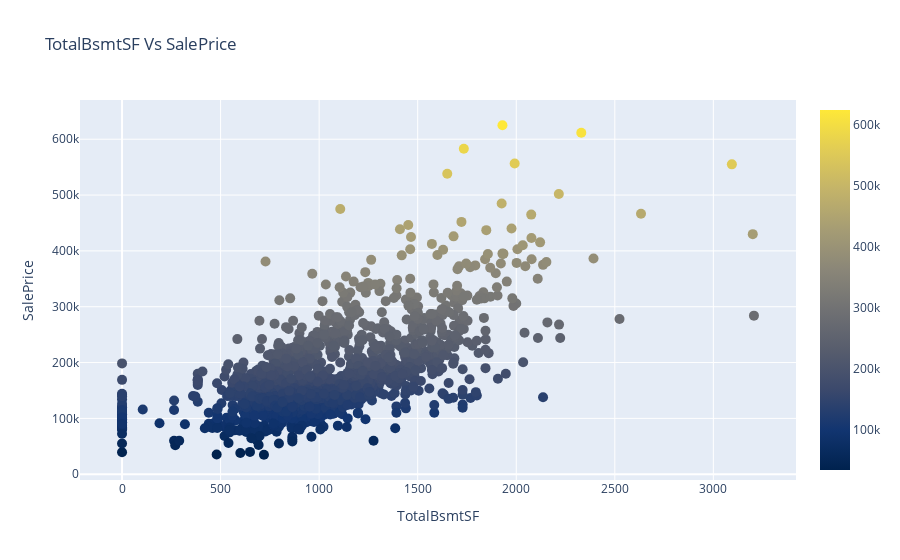

Notebook code cell kept with this figure:
### Code cell
'''Scatter plot of TotalBsmtSF Vs SalePrice'''
scatter_plot(train.TotalBsmtSF, train.SalePrice, 'TotalBsmtSF Vs SalePrice', 'TotalBsmtSF', 'SalePrice', 10, 'Cividis')

### Figure 1 — Plotly figure (JSON) as saved in the notebook; plotly's stock layout.template omitted (floating-point values rounded to 4 significant figures; data arrays with more than 128 entries replaced by an {"elided": "..."} marker saying what was removed)
{"data": [{"marker": {"color": {"elided": "1456 int values"}, "colorscale": [[0, "#00224e"], [0.1111, "#123570"], [0.2222, "#3b496c"], [0.3333, "#575d6d"], [0.4444, "#707173"], [0.5556, "#8a8678"], [0.6667, "#a59c74"], [0.7778, "#c3b369"], [0.8889, "#e1cc55"], [1, "#fee838"]], "showscale": true, "size": 10}, "mode": "markers", "type": "scatter", "x": {"elided": "1456 int values"}, "y": {"elided": "1456 int values"}}], "layout": {"hovermode": "closest", "title": {"text": "TotalBsmtSF Vs SalePrice"}, "xaxis": {"title": {"text": "TotalBsmtSF"}}, "yaxis": {"title": {"text": "SalePrice"}}}}
